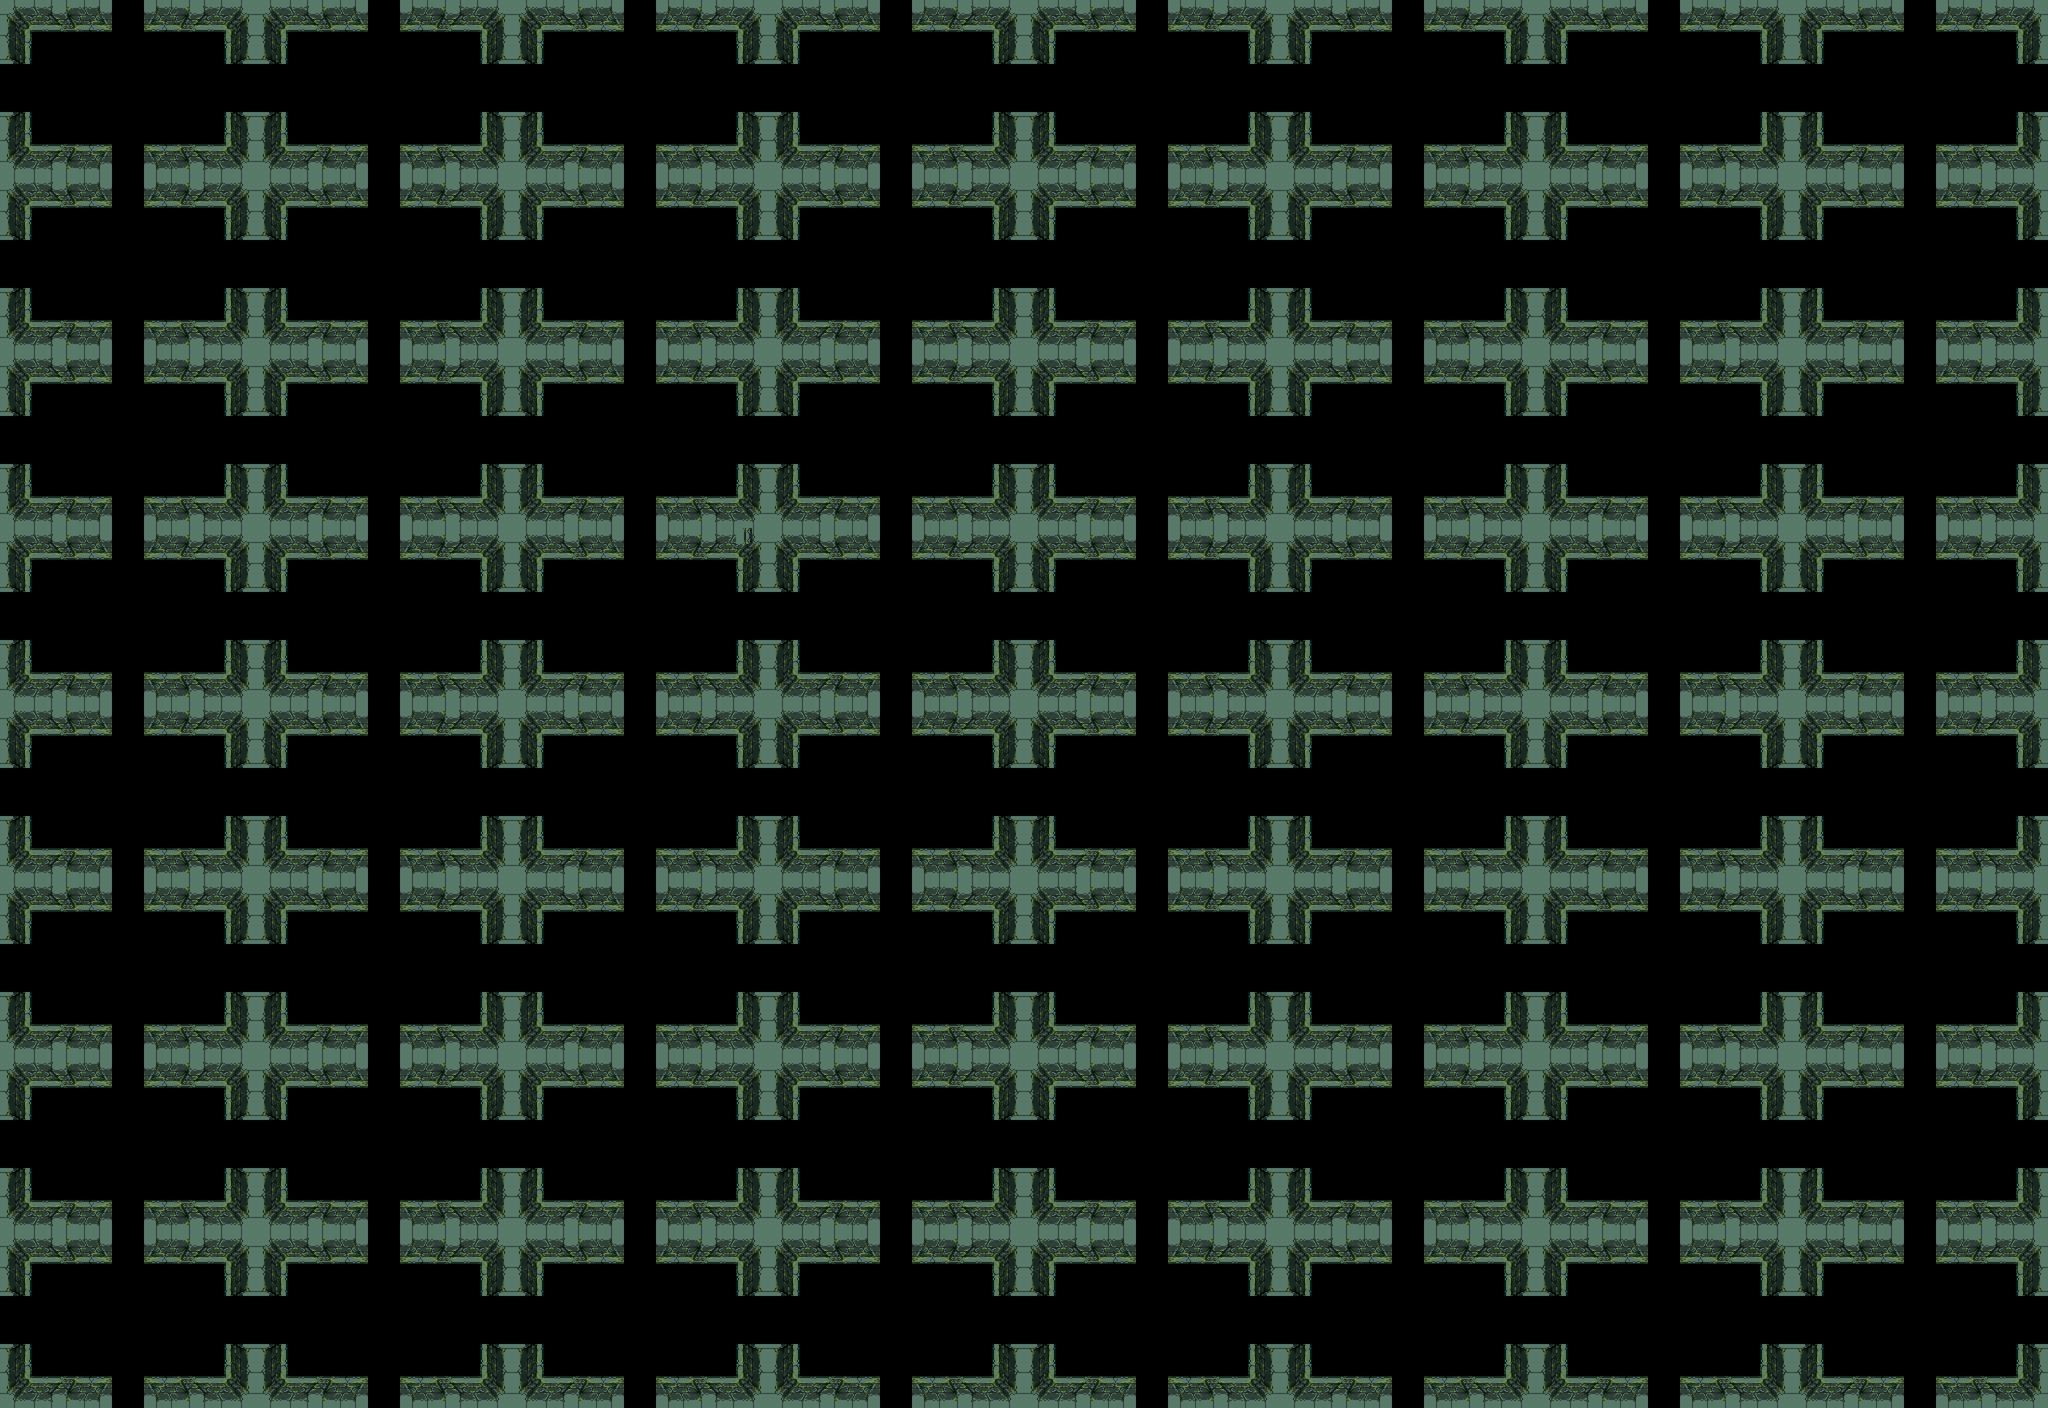

A 2D game scene composited from a Tiled map and its tileset images. What follows is a short description and the map's XML, with each tile layer's data collapsed to a summary:
An orthogonal 128x88 tile map with 32x32 px tiles, 1 tile layer (Floor), 1 hidden layer not drawn.

<map version="1.0" orientation="orthogonal" width="128" height="88" tilewidth="32" tileheight="32">
 <tileset firstgid="1" source="level1.tsx" />
 <layer name="Floor" width="128" height="88">
  <data>[11264 cells, 4608 non-empty, 73 distinct tile ids]</data>
 </layer>
 <layer name="Objects" width="128" height="88" visible="0">
  <data>[11264 cells, 0 non-empty, 0 distinct tile ids]</data>
 </layer>
</map>